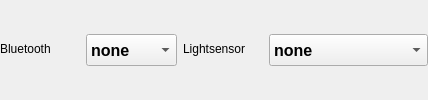
            <widget class="QWidget" name="horizontalWidget" native="true">
             <property name="sizePolicy">
              <sizepolicy hsizetype="Expanding" vsizetype="Fixed">
               <horstretch>0</horstretch>
               <verstretch>0</verstretch>
              </sizepolicy>
             </property>
             <layout class="QHBoxLayout" name="horizontalLayout_35">
              <property name="leftMargin">
               <number>0</number>
              </property>
              <property name="topMargin">
               <number>0</number>
              </property>
              <property name="rightMargin">
               <number>0</number>
              </property>
              <property name="bottomMargin">
               <number>0</number>
              </property>
              <item>
               <widget class="QWidget" name="formWidget" native="true">
                <property name="sizePolicy">
                 <sizepolicy hsizetype="Expanding" vsizetype="Fixed">
                  <horstretch>0</horstretch>
                  <verstretch>0</verstretch>
                 </sizepolicy>
                </property>
                <layout class="QFormLayout" name="formLayout_34">
                 <property name="leftMargin">
                  <number>0</number>
                 </property>
                 <property name="topMargin">
                  <number>0</number>
                 </property>
                 <property name="rightMargin">
                  <number>0</number>
                 </property>
                 <property name="bottomMargin">
                  <number>0</number>
                 </property>
                 <item row="0" column="0">
                  <widget class="QLabel" name="labelHardwareBluetooth">
                   <property name="sizePolicy">
                    <sizepolicy hsizetype="Fixed" vsizetype="Fixed">
                     <horstretch>0</horstretch>
                     <verstretch>0</verstretch>
                    </sizepolicy>
                   </property>
                   <property name="minimumSize">
                    <size>
                     <width>80</width>
                     <height>30</height>
                    </size>
                   </property>
                   <property name="maximumSize">
                    <size>
                     <width>80</width>
                     <height>16777215</height>
                    </size>
                   </property>
                   <property name="text">
                    <string>Bluetooth</string>
                   </property>
                  </widget>
                 </item>
                 <item row="0" column="1">
                  <widget class="QComboBox" name="comboBoxBluetooth">
                   <property name="sizePolicy">
                    <sizepolicy hsizetype="Expanding" vsizetype="Fixed">
                     <horstretch>0</horstretch>
                     <verstretch>0</verstretch>
                    </sizepolicy>
                   </property>
                   <property name="minimumSize">
                    <size>
                     <width>0</width>
                     <height>32</height>
                    </size>
                   </property>
                   <property name="maximumSize">
                    <size>
                     <width>16777215</width>
                     <height>32</height>
                    </size>
                   </property>
                   <property name="font">
                    <font>
                     <pointsize>12</pointsize>
                     <bold>true</bold>
                    </font>
                   </property>
                   <property name="styleSheet">
                    <string notr="true">QScrollBar { 
	width: 40px;
	background-color: rgba(85, 87, 83, 0.7);
}
QComboBox::item {
	padding-top: 6px;
	padding-bottom: 6px;
	height: 32px;
	min-height: 32px;
}
QComboBox::item:selected {
	background-color: rgb(78, 154, 6);
	padding-top: 6px;
	padding-bottom: 6px;
	height: 32px;
	min-height: 32px;
}</string>
                   </property>
                   <item>
                    <property name="text">
                     <string>none</string>
                    </property>
                   </item>
                   <item>
                    <property name="text">
                     <string>builtin</string>
                    </property>
                   </item>
                   <item>
                    <property name="text">
                     <string>external</string>
                    </property>
                   </item>
                  </widget>
                 </item>
                </layout>
               </widget>
              </item>
              <item>
               <widget class="QWidget" name="formWidget_2" native="true">
                <property name="sizePolicy">
                 <sizepolicy hsizetype="Expanding" vsizetype="Fixed">
                  <horstretch>0</horstretch>
                  <verstretch>0</verstretch>
                 </sizepolicy>
                </property>
                <layout class="QFormLayout" name="formLayout_35">
                 <property name="leftMargin">
                  <number>0</number>
                 </property>
                 <property name="topMargin">
                  <number>0</number>
                 </property>
                 <property name="rightMargin">
                  <number>0</number>
                 </property>
                 <property name="bottomMargin">
                  <number>0</number>
                 </property>
                 <item row="0" column="1">
                  <widget class="QComboBox" name="comboBoxLS">
                   <property name="sizePolicy">
                    <sizepolicy hsizetype="Expanding" vsizetype="Fixed">
                     <horstretch>0</horstretch>
                     <verstretch>0</verstretch>
                    </sizepolicy>
                   </property>
                   <property name="minimumSize">
                    <size>
                     <width>0</width>
                     <height>32</height>
                    </size>
                   </property>
                   <property name="maximumSize">
                    <size>
                     <width>16777215</width>
                     <height>32</height>
                    </size>
                   </property>
                   <property name="font">
                    <font>
                     <pointsize>12</pointsize>
                     <bold>true</bold>
                    </font>
                   </property>
                   <property name="styleSheet">
                    <string notr="true">QScrollBar { 
	width: 40px;
	background-color: rgba(85, 87, 83, 0.7);
}
QComboBox::item {
	padding-top: 6px;
	padding-bottom: 6px;
	height: 32px;
	min-height: 32px;
}
QComboBox::item:selected {
	background-color: rgb(78, 154, 6);
	padding-top: 6px;
	padding-bottom: 6px;
	height: 32px;
	min-height: 32px;
}</string>
                   </property>
                   <item>
                    <property name="text">
                     <string>none</string>
                    </property>
                   </item>
                   <item>
                    <property name="text">
                     <string>enabled (tsl2561)</string>
                    </property>
                   </item>
                  </widget>
                 </item>
                 <item row="0" column="0">
                  <widget class="QLabel" name="labelHardwareLS">
                   <property name="sizePolicy">
                    <sizepolicy hsizetype="Fixed" vsizetype="Fixed">
                     <horstretch>0</horstretch>
                     <verstretch>0</verstretch>
                    </sizepolicy>
                   </property>
                   <property name="minimumSize">
                    <size>
                     <width>80</width>
                     <height>30</height>
                    </size>
                   </property>
                   <property name="maximumSize">
                    <size>
                     <width>80</width>
                     <height>30</height>
                    </size>
                   </property>
                   <property name="text">
                    <string>Lightsensor</string>
                   </property>
                  </widget>
                 </item>
                </layout>
               </widget>
              </item>
             </layout>
            </widget>
